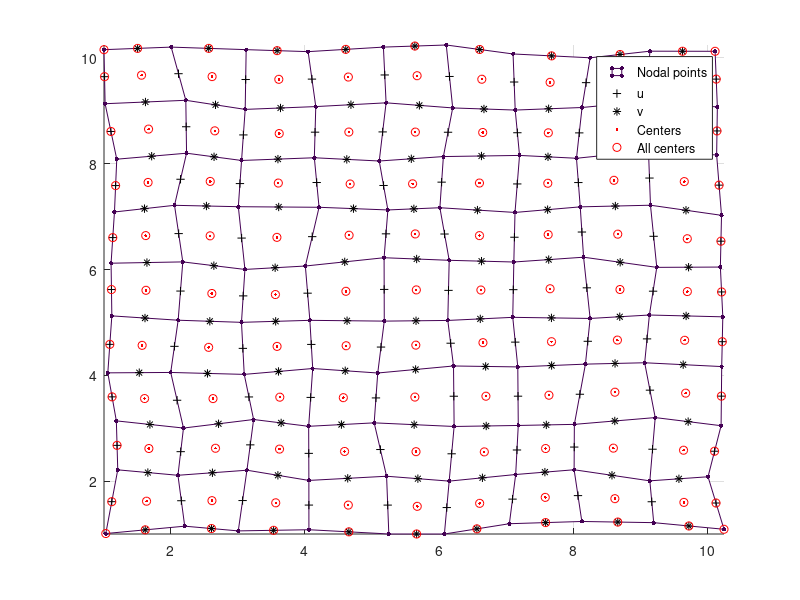

MATLAB code for this plot: (Note: this script raises an error after producing the figure.)
% Testing the curvilinear laplacian
clc
close all

addpath('../mole_MATLAB')

% Parameters
k = 2;
m = 10;
n = 10;

% Function handles
F = @(X, Y) (X-m/2).^2+(Y-n/2).^2;
f = @(X, Y) 4*ones(size(X));

[X, Y] = meshgrid(1:m, 1:n);
% Add some uniform random noise
rng(1);
X = X + 0.25*rand(size(X));
Y = Y + 0.25*rand(size(Y));

mesh(X, Y, zeros(n, m), 'Marker', '.', 'MarkerSize', 10)
view([0 90])
axis tight
set(gcf, 'Color', 'w')
hold on

[n, m] = size(X);
n = n-1;
m = m-1;

Ux = (X(1:end-1, :) + X(2:end, :))/2;
Uy = (Y(1:end-1, :) + Y(2:end, :))/2;
scatter3(Ux(:), Uy(:), zeros(n*(m+1), 1), '+', 'MarkerEdgeColor', 'k')

Vx = (X(:, 1:end-1) + X(:, 2:end))/2;
Vy = (Y(:, 1:end-1) + Y(:, 2:end))/2;
scatter3(Vx(:), Vy(:), zeros((n+1)*m, 1), '*', 'MarkerEdgeColor', 'k')

Cx = (Vx(1:end-1, :) + Vx(2:end, :))/2;
Cy = (Uy(:, 1:end-1) + Uy(:, 2:end))/2;
scatter3(Cx(:), Cy(:), zeros(n*m, 1), '.', 'MarkerEdgeColor', 'r')

% West-East sides
Cx = [Ux(:, 1) Cx];
Cy = [Uy(:, 1) Cy];
Cx = [Cx Ux(:, end)];
Cy = [Cy Uy(:, end)];

% South-North sides
Cx = [[0 Vx(1, :) 0]; Cx];
Cy = [[0 Vy(1, :) 0]; Cy];
Cx = [Cx; [0 Vx(end, :) 0]];
Cy = [Cy; [0 Vy(end, :) 0]];

% Corners
Cx(1, 1) = X(1, 1);
Cy(1, 1) = Y(1, 1);
Cx(1, end) = X(1, end);
Cy(1, end) = Y(1, end);
Cx(end, 1) = X(end, 1);
Cy(end, 1) = Y(end, 1);
Cx(end, end) = X(end, end);
Cy(end, end) = Y(end, end);

scatter3(Cx(:), Cy(:), zeros((m+2)*(n+2), 1), 'o', 'MarkerEdgeColor', 'r')
legend('Nodal points', 'u', 'v', 'Centers', 'All centers')
hold off

% Get curvilinear mimetic operators
tic
D = div2DCurv(k, X, Y);
toc
tic
G = grad2DCurv(k, X, Y);
toc
tic
L = D*G;
toc

% Impose boundary conditions
Robin = robinBC2D(k, m, 1, n, 1, 1, 0);
L = L + Robin;
figure
spy(L)
title('Laplacian')

Robin = diag(Robin);
bdry = find(Robin);
B = f(Cx, Cy);
B = reshape(B.', [], 1);
B2 = F(Cx, Cy);
B2 = reshape(B2.', [], 1);
B(bdry) = B2(bdry);

% Solve the system
Comp = L\B;
Comp = reshape(Comp, m+2, n+2)';

% Plot results
figure
subplot(2, 1, 1)
surf(Cx, Cy, F(Cx, Cy), 'EdgeColor', 'none')
title('Exact')
xlabel('x')
ylabel('y')
set(gcf, 'Color', 'w')
colorbar
subplot(2, 1, 2)
surf(Cx, Cy, Comp, 'EdgeColor', 'none')
title('Approx')
xlabel('x')
ylabel('y')
set(gcf, 'Color', 'w')
colorbar

% Show error
figure
surf(Cx, Cy, F(Cx, Cy)-Comp, 'EdgeColor', 'none')
title('Error')
view([0 90])
xlabel('x')
ylabel('y')
set(gcf, 'Color', 'w')
colorbar

fprintf('Maximum error: %.2f\n', max(max(abs(F(Cx, Cy)-Comp))))
fprintf('Relative error: %.2f%%\n', 100*max(max(abs(F(Cx, Cy)-Comp)))/(max(max(F(Cx, Cy))) - min(min(F(Cx, Cy)))))